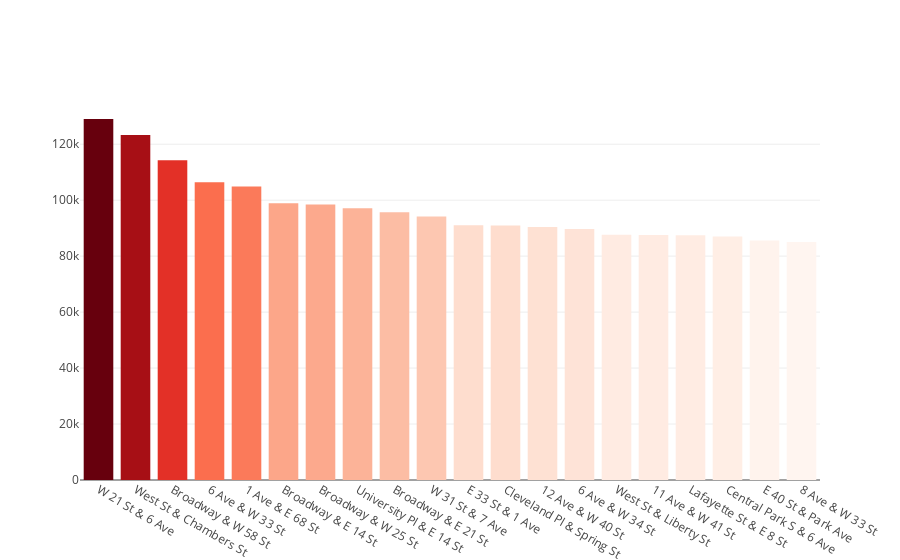

The notebook cell this image was saved under:
### Code cell
# Create bar chart of top 20 stations using plotly.graph_objects

fig = go.Figure(go.Bar(x = top20['start_station_name'], y = top20['value'], marker={'color': top20['value'],'colorscale': 'Reds'}))
fig.show()

### Figure 1 — Plotly figure (JSON) as saved in the notebook; plotly's stock layout.template omitted (floating-point values rounded to 4 significant figures)
{"data": [{"marker": {"color": [129016, 123289, 114293, 106440, 104856, 98862, 98422, 97120, 95691, 94208, 91003, 90973, 90414, 89683, 87657, 87577, 87457, 87013, 85598, 85051], "colorscale": [[0, "rgb(255,245,240)"], [0.125, "rgb(254,224,210)"], [0.25, "rgb(252,187,161)"], [0.375, "rgb(252,146,114)"], [0.5, "rgb(251,106,74)"], [0.625, "rgb(239,59,44)"], [0.75, "rgb(203,24,29)"], [0.875, "rgb(165,15,21)"], [1, "rgb(103,0,13)"]]}, "type": "bar", "x": ["W 21 St & 6 Ave", "West St & Chambers St", "Broadway & W 58 St", "6 Ave & W 33 St", "1 Ave & E 68 St", "Broadway & E 14 St", "Broadway & W 25 St", "University Pl & E 14 St", "Broadway & E 21 St", "W 31 St & 7 Ave", "E 33 St & 1 Ave", "Cleveland Pl & Spring St", "12 Ave & W 40 St", "6 Ave & W 34 St", "West St & Liberty St", "11 Ave & W 41 St", "Lafayette St & E 8 St", "Central Park S & 6 Ave", "E 40 St & Park Ave", "8 Ave & W 33 St"], "y": [129016, 123289, 114293, 106440, 104856, 98862, 98422, 97120, 95691, 94208, 91003, 90973, 90414, 89683, 87657, 87577, 87457, 87013, 85598, 85051]}], "layout": {}}
